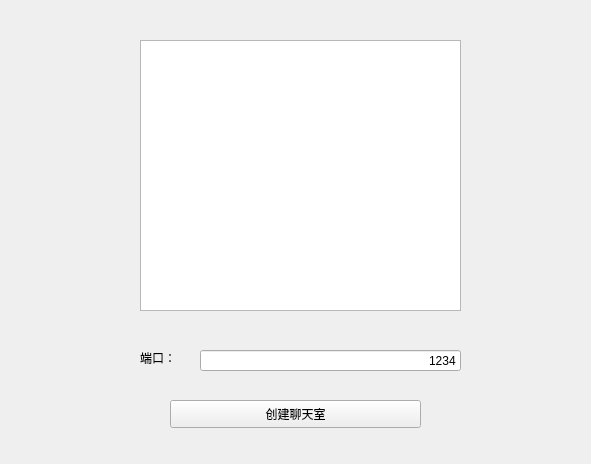
<?xml version="1.0" encoding="UTF-8"?>
<ui version="4.0">
 <class>Tcpserver</class>
 <widget class="QWidget" name="Tcpserver">
  <property name="geometry">
   <rect>
    <x>0</x>
    <y>0</y>
    <width>591</width>
    <height>464</height>
   </rect>
  </property>
  <property name="windowTitle">
   <string>Tcpserver</string>
  </property>
  <widget class="QPushButton" name="pushButton">
   <property name="geometry">
    <rect>
     <x>170</x>
     <y>400</y>
     <width>251</width>
     <height>28</height>
    </rect>
   </property>
   <property name="text">
    <string>创建聊天室</string>
   </property>
  </widget>
  <widget class="QTextEdit" name="textEdit">
   <property name="geometry">
    <rect>
     <x>140</x>
     <y>40</y>
     <width>321</width>
     <height>271</height>
    </rect>
   </property>
  </widget>
  <widget class="QLineEdit" name="lineEdit">
   <property name="geometry">
    <rect>
     <x>200</x>
     <y>350</y>
     <width>261</width>
     <height>21</height>
    </rect>
   </property>
   <property name="text">
    <string>1234</string>
   </property>
   <property name="alignment">
    <set>Qt::AlignRight|Qt::AlignTrailing|Qt::AlignVCenter</set>
   </property>
  </widget>
  <widget class="QLabel" name="label">
   <property name="geometry">
    <rect>
     <x>140</x>
     <y>350</y>
     <width>51</width>
     <height>16</height>
    </rect>
   </property>
   <property name="text">
    <string>端口：</string>
   </property>
  </widget>
 </widget>
 <resources/>
 <connections/>
</ui>
